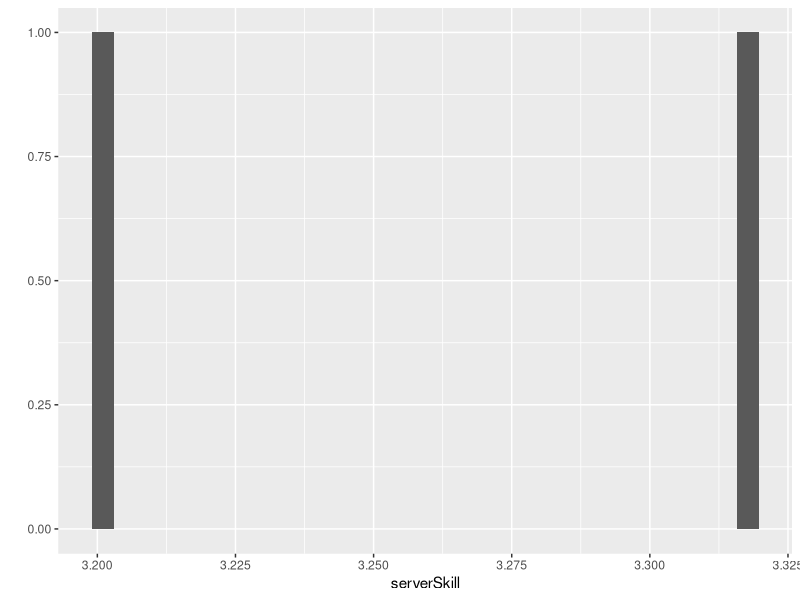
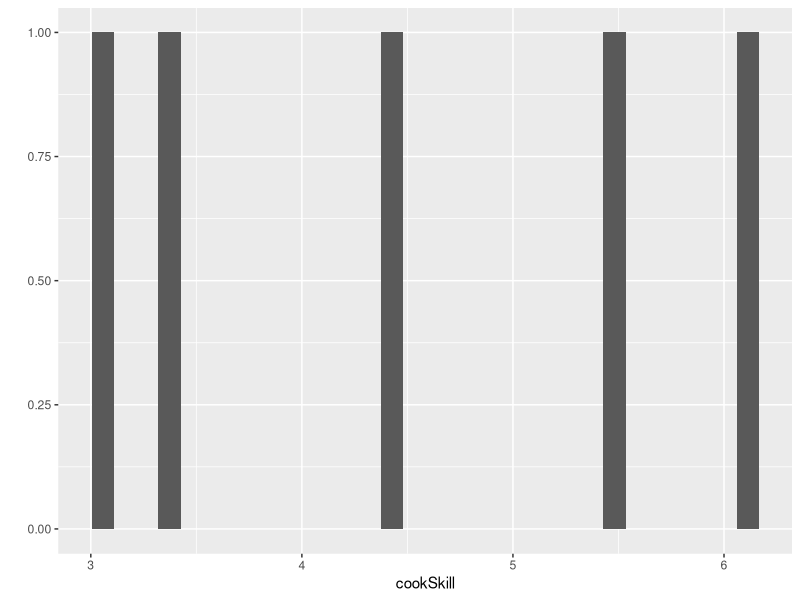
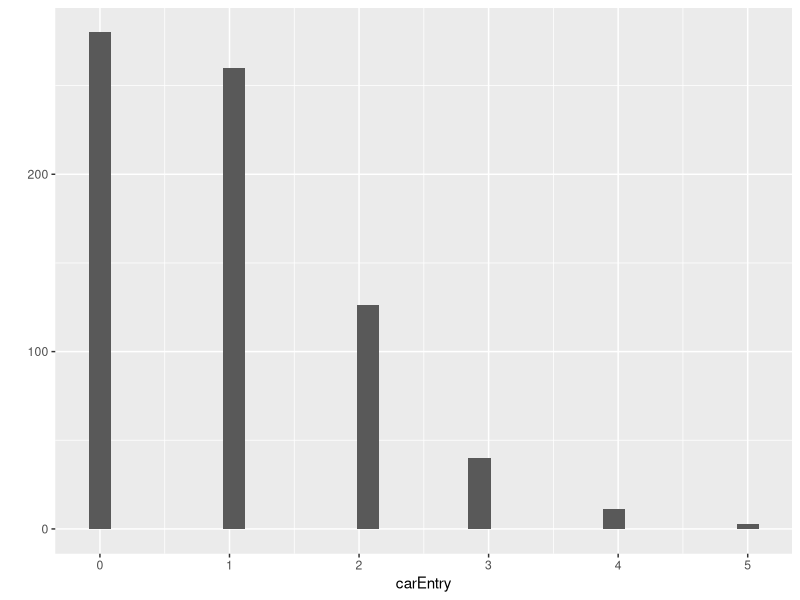
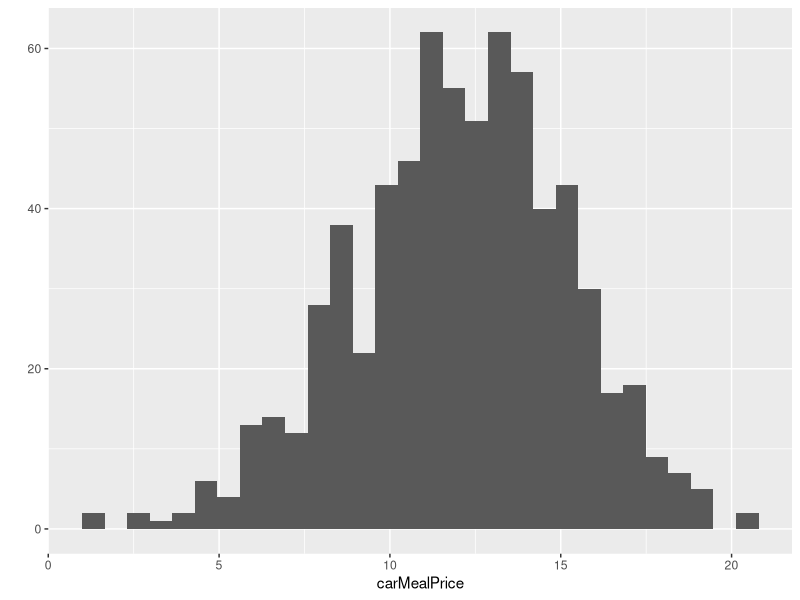
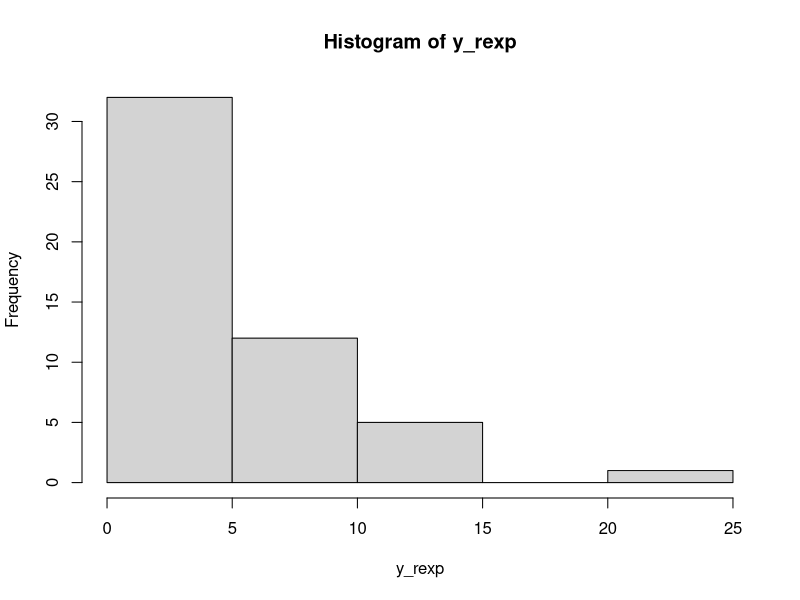

These charts were generated, in order, by the following R code:
library("ggplot2")
library("dplyr")

serverNumber = 2
serverSkill = rnorm(serverNumber) + 3 # Generates an array of normal distribution values 
qplot(serverSkill)

cookNumber = 5
cookSkill = rnorm(cookNumber) + 5
qplot(cookSkill)

mainEPM = 2 # Main entrance per minute
carEPM = 1 # Car entrance per minute
simulationMinutes = 720 # 720 minutes = 12 hours
mainEntry = rpois(simulationMinutes, mainEPM)
carEntry = rpois(simulationMinutes, carEPM)

mainMealPrice = round(rnorm(sum(mainEntry)) * 3 + 10,2) 
carMealPrice = round(rnorm(sum(carEntry)) * 3 + 12,2) 

qplot(carEntry)
qplot(carMealPrice)

dflogs <- data.frame () # Dataframe to track queues
mainQueue = 0
carQueue = 0
sales = 0
salaries = 0
profits = 0

dfmain <- data.frame () # Dataframe to track main queue
dfcar <- data.frame () # Dataframe to track car queue
mainClientNumber = 1
carClientNumber = 1


for(t in 1:simulationMinutes){
  
  if(mainEntry[t] != 0){
    for(i in 1:mainEntry[t]){
      dfmain <- rbind(dfmain, c(mainClientNumber, mainMealPrice[mainClientNumber], 'Ordering', t, '', ''))
      mainClientNumber <- mainClientNumber + 1
    }
  }
  
  if(carEntry[t] != 0){
    for(i in 1:carEntry[t]){
      dfcar <- rbind(dfcar, c(carClientNumber, carMealPrice[carClientNumber], 'Ordering', t, '', ''))
      carClientNumber <- carClientNumber + 1
    }
  }
  
  mainQueue <- mainQueue + mainEntry[t]
  carQueue <- carQueue + carEntry[t]
  
  profits <- sales - salaries 
  
  dflogs <- rbind(dflogs, c(t, mainQueue, carQueue, sales, salaries, profits))
}

colnames(dflogs) <- c('Minute','Main Queue', 'Car Queue', 'Sales', 'Salaries', 'Profits')
colnames(dfmain) <- c('Client Number','Meal Price', 'State', "Entry Time", "Order Time", "Served Time")
colnames(dfcar) <- c('Client Number','Meal Price', 'State', "Entry Time", "Order Time", "Served Time")

print(sum(mainEntry))

y_rexp <- floor(rexp(50, rate = 0.2))
hist(y_rexp)
print(y_rexp)
